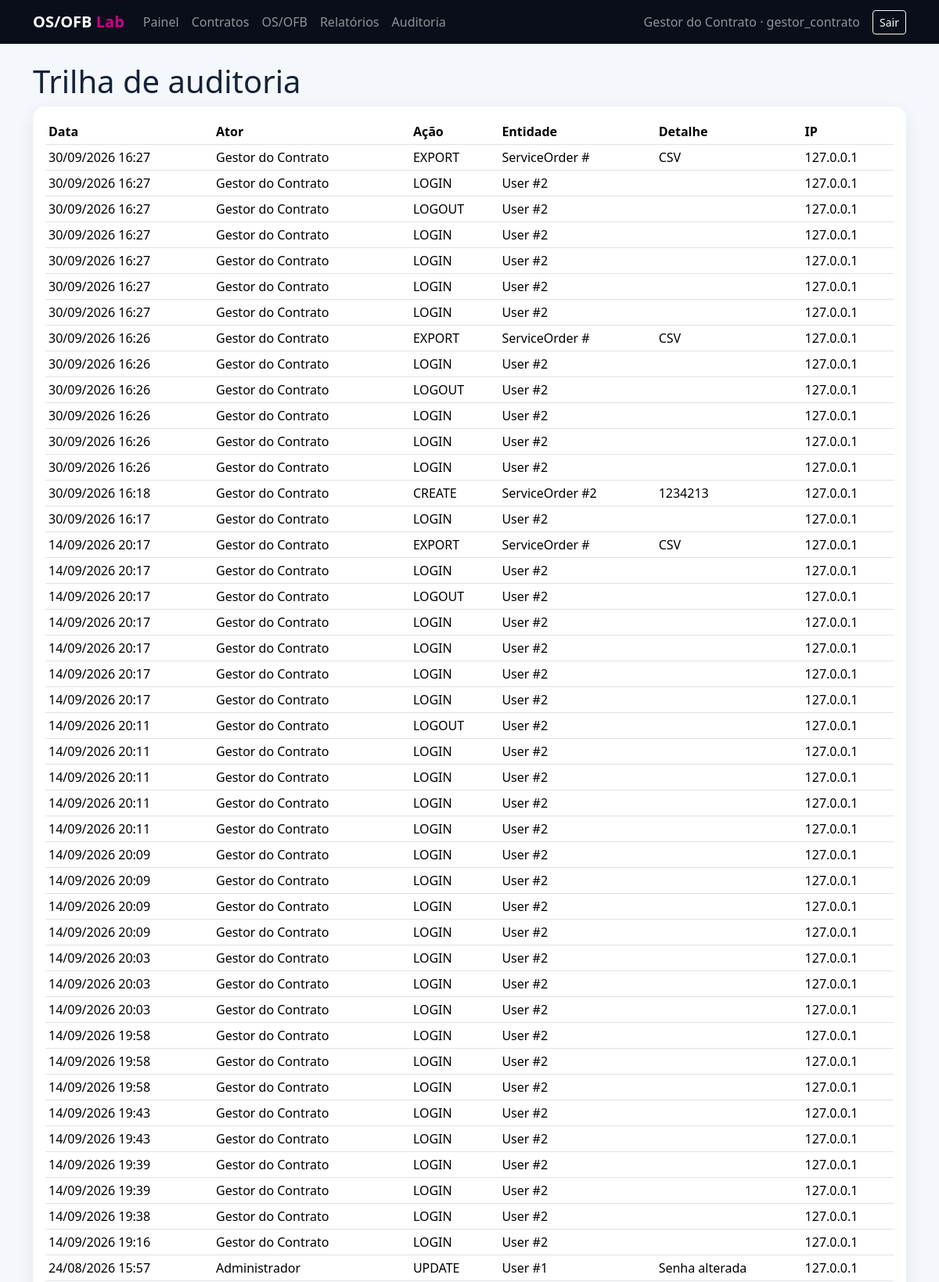
The page /audit (signed in, upper part) on the database its author committed.
### models.py (models this page shows, shortened)
class User(UserMixin, db.Model):
    id=db.Column(db.Integer, primary_key=True); name=db.Column(db.String(120), nullable=False)
    username=db.Column(db.String(80), unique=True, nullable=False, index=True)
    email=db.Column(db.String(120), unique=True, nullable=False)
    password_hash=db.Column(db.String(255), nullable=False); role=db.Column(db.String(40), nullable=False)
    active=db.Column(db.Boolean, default=True, nullable=False); created_at=db.Column(db.DateTime(timezone=True), default=now)
    @property
    def is_active(self): return self.active

class AuditLog(db.Model):
    id=db.Column(db.Integer,primary_key=True); actor_id=db.Column(db.Integer,db.ForeignKey('user.id')); actor=db.relationship('User')
    action=db.Column(db.String(80),nullable=False); entity=db.Column(db.String(50),nullable=False); entity_id=db.Column(db.Integer)
    detail=db.Column(db.Text); ip=db.Column(db.String(64)); created_at=db.Column(db.DateTime(timezone=True),default=now,index=True)

### app.py (the view)
@app.route('/audit')
@login_required
@roles('admin','gestor_contrato')
def audit_view(): return render_template('audit.html',items=AuditLog.query.order_by(AuditLog.created_at.desc()).limit(200).all())

### app.py (called while the page is built)
@login.user_loader
def load_user(i): return db.session.get(User,int(i))

def roles(*allowed):
 def deco(fn):
  @wraps(fn)
  def wrap(*a,**k):
   if current_user.role not in allowed: abort(403)
   return fn(*a,**k)
  return wrap
 return deco

@app.after_request
def headers(r):
 r.headers['X-Content-Type-Options']='nosniff'; r.headers['X-Frame-Options']='DENY'; r.headers['Referrer-Policy']='strict-origin-when-cross-origin'
 r.headers['Content-Security-Policy']="default-src 'self'; style-src 'self' 'unsafe-inline' https://cdn.jsdelivr.net; script-src 'self' https://cdn.jsdelivr.net; font-src https://cdn.jsdelivr.net; img-src 'self' data:"
 return r

### templates/audit.html
{% extends 'base.html' %}{% block content %}<h1>Trilha de auditoria</h1><div class="card p-3 table-responsive"><table class="table table-sm"><thead><tr><th>Data</th><th>Ator</th><th>Ação</th><th>Entidade</th><th>Detalhe</th><th>IP</th></tr></thead><tbody>{% for x in items %}<tr><td>{{x.created_at.strftime('%d/%m/%Y %H:%M')}}</td><td>{{x.actor.name if x.actor else 'sistema'}}</td><td>{{x.action}}</td><td>{{x.entity}} #{{x.entity_id or ''}}</td><td>{{x.detail}}</td><td>{{x.ip}}</td></tr>{% endfor %}</tbody></table></div>{% endblock %}

### templates/base.html (shortened to what this page needs)
<!doctype html><html lang="pt-BR"><head><link href="https://cdn.jsdelivr.net/npm/bootstrap@5.3.3/dist/css/bootstrap.min.css" rel="stylesheet"><link rel="stylesheet" href="{{ url_for('static',filename='style.css') }}"></head><body>{% if current_user.is_authenticated %}<nav class="navbar navbar-expand-lg navbar-dark"><div class="container"><a class="navbar-brand fw-bold" href="{{url_for('dashboard')}}">OS/OFB <span class="brand-accent">Lab</span></a><div id="nav" class="collapse navbar-collapse"><div class="navbar-nav me-auto"><a class="nav-link" href="{{url_for('dashboard')}}">Painel</a><a class="nav-link" href="{{url_for('contracts')}}">Contratos</a><a class="nav-link" href="{{url_for('orders')}}">OS/OFB</a><a class="nav-link" href="{{url_for('reports')}}">Relatórios</a>{% if current_user.role in ['admin','gestor_contrato'] %}<a class="nav-link" href="{{url_for('audit_view')}}">Auditoria</a>{% endif %}</div><span class="navbar-text me-3">{{current_user.name}} · {{current_user.role}}</span><form method="post" action="{{url_for('logout')}}"><button class="btn btn-outline-light btn-sm">Sair</button></form></div></div></nav>{% endif %}<main id="conteudo" class="container py-4">{% block content %}{% endblock %}</main></body></html>

### static/style.css (style rules this page uses)
body { background:#f4f7fb;color:#152238 }
.navbar { background:#0a0e1a!important }
.brand-accent { color:#D0008A }
.card { border:0;border-radius:16px;box-shadow:0 8px 24px rgba(10,14,26,.08) }
.table thead { background:#0a0e1a;color:white }

### rows shown on the page
User: name "Gestor do Contrato", role "gestor_contrato"
AuditLog: created_at "30/09/2026 16:27", actor "Gestor do Contrato", action "EXPORT", entity "ServiceOrder", detail "CSV", ip "127.0.0.1"
AuditLog: created_at "30/09/2026 16:27", actor "Gestor do Contrato", action "LOGIN", entity "User", entity "2", ip "127.0.0.1"
AuditLog: created_at "30/09/2026 16:27", actor "Gestor do Contrato", action "LOGOUT", entity "User", entity "2", ip "127.0.0.1"
AuditLog: created_at "30/09/2026 16:27", actor "Gestor do Contrato", action "LOGIN", entity "User", entity "2", ip "127.0.0.1"
AuditLog: created_at "30/09/2026 16:27", actor "Gestor do Contrato", action "LOGIN", entity "User", entity "2", ip "127.0.0.1"
AuditLog: created_at "30/09/2026 16:27", actor "Gestor do Contrato", action "LOGIN", entity "User", entity "2", ip "127.0.0.1"
AuditLog: created_at "30/09/2026 16:27", actor "Gestor do Contrato", action "LOGIN", entity "User", entity "2", ip "127.0.0.1"
AuditLog: created_at "30/09/2026 16:26", actor "Gestor do Contrato", action "EXPORT", entity "ServiceOrder", detail "CSV", ip "127.0.0.1"
AuditLog: created_at "30/09/2026 16:26", actor "Gestor do Contrato", action "LOGIN", entity "User", entity "2", ip "127.0.0.1"
AuditLog: created_at "30/09/2026 16:26", actor "Gestor do Contrato", action "LOGOUT", entity "User", entity "2", ip "127.0.0.1"
AuditLog: created_at "30/09/2026 16:26", actor "Gestor do Contrato", action "LOGIN", entity "User", entity "2", ip "127.0.0.1"
AuditLog: created_at "30/09/2026 16:26", actor "Gestor do Contrato", action "LOGIN", entity "User", entity "2", ip "127.0.0.1"
AuditLog: created_at "30/09/2026 16:26", actor "Gestor do Contrato", action "LOGIN", entity "User", entity "2", ip "127.0.0.1"
AuditLog: created_at "30/09/2026 16:18", actor "Gestor do Contrato", action "CREATE", entity "ServiceOrder", entity "2", detail "1234213", ip "127.0.0.1"
AuditLog: created_at "30/09/2026 16:17", actor "Gestor do Contrato", action "LOGIN", entity "User", entity "2", ip "127.0.0.1"
AuditLog: created_at "14/09/2026 20:17", actor "Gestor do Contrato", action "EXPORT", entity "ServiceOrder", detail "CSV", ip "127.0.0.1"
AuditLog: created_at "14/09/2026 20:17", actor "Gestor do Contrato", action "LOGIN", entity "User", entity "2", ip "127.0.0.1"
AuditLog: created_at "14/09/2026 20:17", actor "Gestor do Contrato", action "LOGOUT", entity "User", entity "2", ip "127.0.0.1"
AuditLog: created_at "14/09/2026 20:17", actor "Gestor do Contrato", action "LOGIN", entity "User", entity "2", ip "127.0.0.1"
AuditLog: created_at "14/09/2026 20:17", actor "Gestor do Contrato", action "LOGIN", entity "User", entity "2", ip "127.0.0.1"
AuditLog: created_at "14/09/2026 20:17", actor "Gestor do Contrato", action "LOGIN", entity "User", entity "2", ip "127.0.0.1"
AuditLog: created_at "14/09/2026 20:17", actor "Gestor do Contrato", action "LOGIN", entity "User", entity "2", ip "127.0.0.1"
AuditLog: created_at "14/09/2026 20:11", actor "Gestor do Contrato", action "LOGOUT", entity "User", entity "2", ip "127.0.0.1"
AuditLog: created_at "14/09/2026 20:11", actor "Gestor do Contrato", action "LOGIN", entity "User", entity "2", ip "127.0.0.1"
AuditLog: created_at "14/09/2026 20:11", actor "Gestor do Contrato", action "LOGIN", entity "User", entity "2", ip "127.0.0.1"
AuditLog: created_at "14/09/2026 20:11", actor "Gestor do Contrato", action "LOGIN", entity "User", entity "2", ip "127.0.0.1"
AuditLog: created_at "14/09/2026 20:11", actor "Gestor do Contrato", action "LOGIN", entity "User", entity "2", ip "127.0.0.1"
AuditLog: created_at "14/09/2026 20:09", actor "Gestor do Contrato", action "LOGIN", entity "User", entity "2", ip "127.0.0.1"
AuditLog: created_at "14/09/2026 20:09", actor "Gestor do Contrato", action "LOGIN", entity "User", entity "2", ip "127.0.0.1"
AuditLog: created_at "14/09/2026 20:09", actor "Gestor do Contrato", action "LOGIN", entity "User", entity "2", ip "127.0.0.1"
AuditLog: created_at "14/09/2026 20:09", actor "Gestor do Contrato", action "LOGIN", entity "User", entity "2", ip "127.0.0.1"
AuditLog: created_at "14/09/2026 20:03", actor "Gestor do Contrato", action "LOGIN", entity "User", entity "2", ip "127.0.0.1"
AuditLog: created_at "14/09/2026 20:03", actor "Gestor do Contrato", action "LOGIN", entity "User", entity "2", ip "127.0.0.1"
AuditLog: created_at "14/09/2026 20:03", actor "Gestor do Contrato", action "LOGIN", entity "User", entity "2", ip "127.0.0.1"
AuditLog: created_at "14/09/2026 19:58", actor "Gestor do Contrato", action "LOGIN", entity "User", entity "2", ip "127.0.0.1"
AuditLog: created_at "14/09/2026 19:58", actor "Gestor do Contrato", action "LOGIN", entity "User", entity "2", ip "127.0.0.1"
AuditLog: created_at "14/09/2026 19:58", actor "Gestor do Contrato", action "LOGIN", entity "User", entity "2", ip "127.0.0.1"
AuditLog: created_at "14/09/2026 19:43", actor "Gestor do Contrato", action "LOGIN", entity "User", entity "2", ip "127.0.0.1"
AuditLog: created_at "14/09/2026 19:43", actor "Gestor do Contrato", action "LOGIN", entity "User", entity "2", ip "127.0.0.1"
AuditLog: created_at "14/09/2026 19:39", actor "Gestor do Contrato", action "LOGIN", entity "User", entity "2", ip "127.0.0.1"
AuditLog: created_at "14/09/2026 19:39", actor "Gestor do Contrato", action "LOGIN", entity "User", entity "2", ip "127.0.0.1"
AuditLog: created_at "14/09/2026 19:38", actor "Gestor do Contrato", action "LOGIN", entity "User", entity "2", ip "127.0.0.1"
AuditLog: created_at "14/09/2026 19:16", actor "Gestor do Contrato", action "LOGIN", entity "User", entity "2", ip "127.0.0.1"
AuditLog: created_at "24/08/2026 15:57", actor "Administrador", action "UPDATE", entity "User", entity "1", detail "Senha alterada", ip "127.0.0.1"
